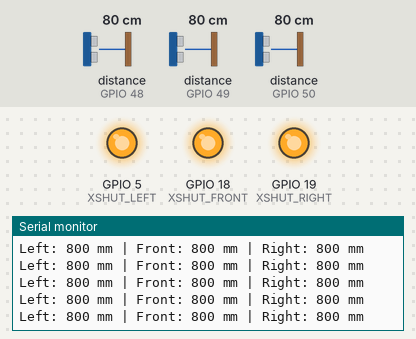
A sketch run on a simulated ESP32. Parts: output pins drawn as LEDs (lit = HIGH), the last lines printed to the serial monitor. The test bench sets the inputs (shaded band); at power-on: distance to the obstacle (sensors on GPIO 48, GPIO 49, GPIO 50) 80 cm.

Above: at 2.0 s.
2.1 s: distance to the obstacle (sensor on GPIO 48) set to 250 cm
At 2.39 s:
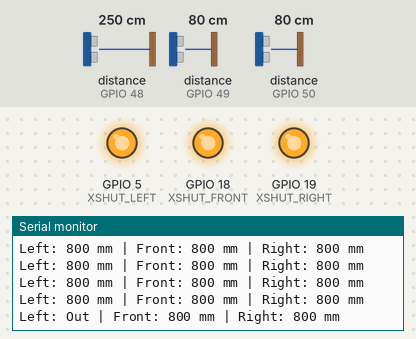
4.3 s: distance to the obstacle (sensor on GPIO 49) set to 250 cm
At 4.58 s:
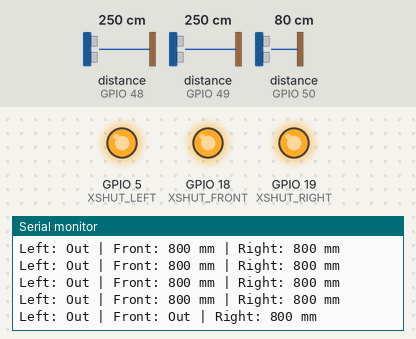
6.5 s: distance to the obstacle (sensor on GPIO 50) set to 250 cm
At 6.78 s:
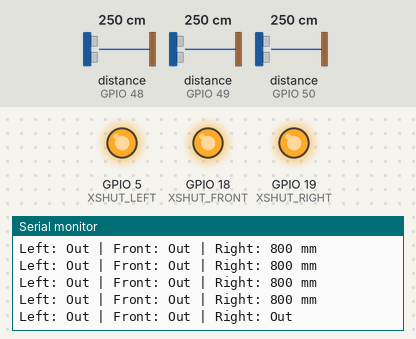
8.7 s: distance to the obstacle (sensor on GPIO 48) set to 2 cm
At 8.97 s:
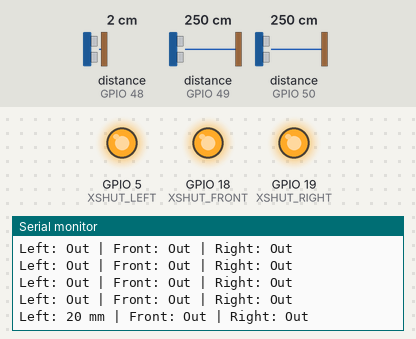
10.9 s: distance to the obstacle (sensor on GPIO 49) set to 2 cm
At 11.17 s:
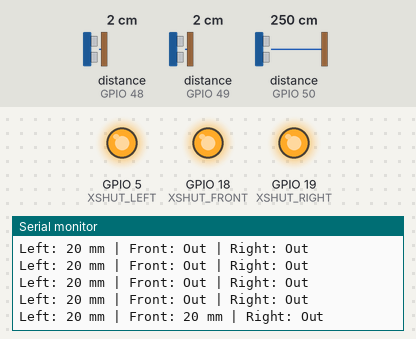

The sketch:

sensor.ino
```cpp
#include <Wire.h>
#include "Adafruit_VL53L0X.h"
// Sensor objects
Adafruit_VL53L0X sensorLeft;
Adafruit_VL53L0X sensorFront;
Adafruit_VL53L0X sensorRight;
// XSHUT pins
#define XSHUT_LEFT   5
#define XSHUT_FRONT  18
#define XSHUT_RIGHT  19
// New I2C addresses
#define ADDR_LEFT   0x30
#define ADDR_FRONT  0x31
#define ADDR_RIGHT  0x32

void setup() {
  Serial.begin(115200);
  Wire.begin(21, 22);
  // XSHUT pins
  pinMode(XSHUT_LEFT, OUTPUT);
  pinMode(XSHUT_FRONT, OUTPUT);
  pinMode(XSHUT_RIGHT, OUTPUT);
  // Turn OFF all sensors
  digitalWrite(XSHUT_LEFT, LOW);
  digitalWrite(XSHUT_FRONT, LOW);
  digitalWrite(XSHUT_RIGHT, LOW);
  delay(200);

  // ---------------- LEFT SENSOR ----------------
  digitalWrite(XSHUT_LEFT, HIGH);
  delay(200);
  if (!sensorLeft.begin(0x29)) {
    Serial.println("Left failed");
    while(1);
  }
  sensorLeft.setAddress(ADDR_LEFT);

  Serial.println("Left OK");

  // ---------------- FRONT SENSOR ----------------
  digitalWrite(XSHUT_FRONT, HIGH);
  delay(200);
  if (!sensorFront.begin(0x29)) {
    Serial.println("Front failed");
    while(1);
  }
  sensorFront.setAddress(ADDR_FRONT);
  Serial.println("Front OK");

  // ---------------- RIGHT SENSOR ----------------
  digitalWrite(XSHUT_RIGHT, HIGH);
  delay(200);
  if (!sensorRight.begin(0x29)) {
    Serial.println("Right failed");
    while(1);
  }
  sensorRight.setAddress(ADDR_RIGHT);
  Serial.println("Right OK");
  Serial.println("All sensors ready!");
}

void loop() {

  VL53L0X_RangingMeasurementData_t leftMeasure;
  VL53L0X_RangingMeasurementData_t frontMeasure;
  VL53L0X_RangingMeasurementData_t rightMeasure;
  // LEFT
  sensorLeft.rangingTest(&leftMeasure, false);
  Serial.print("Left: ");
  if (leftMeasure.RangeStatus != 4) {
    Serial.print(leftMeasure.RangeMilliMeter);
    Serial.print(" mm");
  }
  else {
    Serial.print("Out");
  }
  Serial.print(" | ");
  // FRONT
  sensorFront.rangingTest(&frontMeasure, false);
  Serial.print("Front: ");
  if (frontMeasure.RangeStatus != 4) {
    Serial.print(frontMeasure.RangeMilliMeter);
    Serial.print(" mm");
  }
  else {
    Serial.print("Out");
  }
  Serial.print(" | ");
  // RIGHT
  sensorRight.rangingTest(&rightMeasure, false);
  Serial.print("Right: ");
  if (rightMeasure.RangeStatus != 4) {
    Serial.print(rightMeasure.RangeMilliMeter);
    Serial.print(" mm");
  }
  else {
    Serial.print("Out");
  }
  Serial.println();
  delay(100);
}
```

Measured:
- after the input at 2.1 s, the serial monitor: prints a new line after 0.13 s (image 1)
- after the input at 4.3 s, the serial monitor: prints a new line after 0.13 s (image 2)
- after the input at 6.5 s, the serial monitor: prints a new line after 0.12 s (image 3)
- after the input at 8.7 s, the serial monitor: prints a new line after 0.12 s (image 4)
- after the input at 10.9 s, the serial monitor: prints a new line after 0.11 s (image 5)
